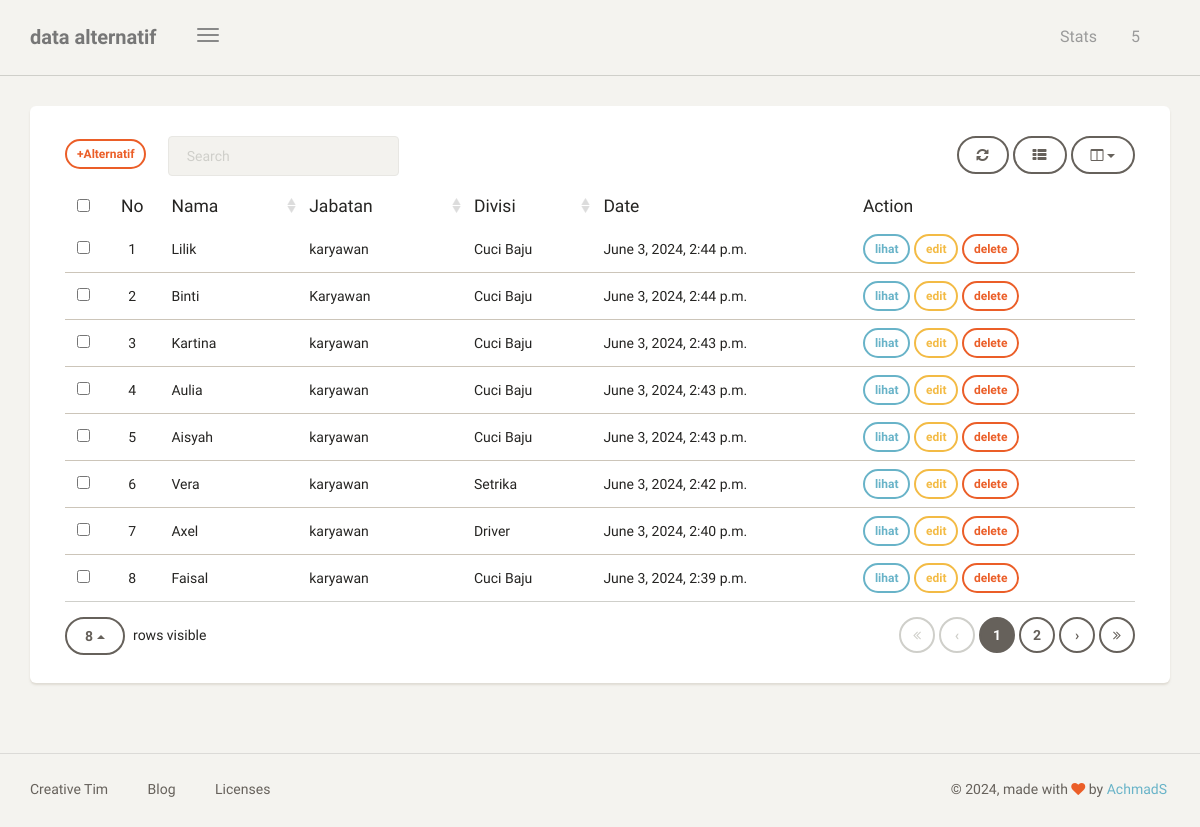
The page /dashboard/alternatif/ (signed in) on the database its author committed.
### blog/models.py (models this page shows, shortened)
class Alternatif(models.Model):
    nama = models.CharField(max_length=100, blank=True, null=True)
    jabatan = models.CharField(max_length=100)
    body = models.TextField()
    divisi = models.ForeignKey(Divisi, on_delete=models.CASCADE)
    date = models.DateTimeField(auto_now_add=True)
    class Meta:
        ordering = ['-date']
        verbose_name_plural = "Alternatif"

class Divisi(models.Model):
    nama = models.CharField(max_length=20)
    def __str__(self):
        return self.nama
    class Meta:
        verbose_name_plural = 'Divisi'

### blog/views.py (the view)
# urls.py: path('alternatif/',alternatif, name='data_alternatif'),
@login_required
def alternatif(request):
    template_name = "dashboard/data_alternatif.html"
    alternatif = Alternatif.objects.all()
    context ={
        'title':'data alternatif',
        'alternatif':alternatif,
    }
    return render(request ,template_name, context)

### templates/dashboard/data_alternatif.html (shortened to what this page needs)
{% extends 'dashboard/base.html' %}
{% block content %}
 <div class="content">
	            <div class="container-fluid">
	                <div class="row">
	                    <div class="col-md-12">
	                        <div class="card">
	                            <div class="card-content">
	                                <div class="toolbar">
										<a class="btn btn-sm btn-danger" href="{% url 'tambah_alternatif' %}">+Alternatif</a> &ensp; &ensp;
	                                </div>
	                                <table id="bootstrap-table" class="table">
	                                    <thead>
	                                        <th data-field="id" class="text-center">No</th>
	                                    	<th data-field="name" data-sortable="true">Nama</th>
	                                    	<th data-field="salary" data-sortable="true">Jabatan</th>
	                                    	<th data-field="country" data-sortable="true">Divisi</th>
	                                    	<th data-field="city">Date</th>
	                                    	<th>Action</th>
	                                    </thead>
	                                    <tbody>
											{% for a in alternatif %}
											<tr>
												<td>{{forloop.counter}}</td>
												<td>{{a.nama}}</td>
												<td>{{a.jabatan}}</td>
												<td>{{a.divisi}}</td>
												<td>{{a.date}}</td>
												<td>
													<a class="btn btn-sm btn-info" href="{% url 'lihat_alternatif' a.id %}">lihat</a>
													<a class="btn btn-sm btn-warning" href="{% url 'edit_alternatif' a.id %}">edit</a>
													<a onclick="return confirm('delete alternatif?');" class="btn btn-sm btn-danger "href="{% url 'delete_alternatif' a.id %}">delete</a>
												</td>
										</tr>
										{% endfor %}
	                                    </tbody>
	                                </table>
	                            </div>
	                        </div>
	                    </div>
	                </div>
	            </div>
	        </div>
{% endblock content%}

### templates/dashboard/base.html (shortened to what this page needs)
{% load static %}
<!doctype html>
<html lang="en">
<head>
    <link href="{% static 'dash/css/bootstrap.min.css' %}" rel="stylesheet" />
    <link href="{% static 'dash/css/paper-dashboard.css' %}" rel="stylesheet"/>
    <link href="{% static 'dash/css/demo.css' %}" rel="stylesheet" />
    <link href="https://maxcdn.bootstrapcdn.com/font-awesome/latest/css/font-awesome.min.css" rel="stylesheet">
    <link href="{% static 'dash/css/themify-icons.css" rel="stylesheet' %}">
</head>
<body>
	<div class="wrapper">
	    <div class="main-panel">
			<nav class="navbar navbar-default">
	            <div class="container-fluid">
	                <div class="navbar-header">
	                    <button type="button" class="navbar-toggle">
	                        <span class="icon-bar bar1"></span>
	                        <span class="icon-bar bar2"></span>
	                        <span class="icon-bar bar3"></span>
	                    </button>
	                    <a class="navbar-brand" href="#datatable">{{title}}</a>
	                </div>
	                <div class="collapse navbar-collapse">
	                    <ul class="nav navbar-nav navbar-right">
	                        <li>
	                            <a href="#stats" class="dropdown-toggle btn-magnify" data-toggle="dropdown">
									<p>Stats</p>
	                            </a>
	                        </li>
	                        <li class="dropdown">
	                            <a href="#notigfications" class="dropdown-toggle" data-toggle="dropdown">
	                                <span class="notification">5</span>
	                            </a>
	                        </li>
							<li>
	                            <a href="#settings" class="btn-rotate">
	                            </a>
	                        </li>
	                    </ul>
	                </div>
	            </div>
	        </nav>
	       {% block content %}
		   {% endblock content %}
	        <footer class="footer">
	            <div class="container-fluid">
	                <nav class="pull-left">
	                    <ul>
	                        <li>
	                            <a href="https://www.creative-tim.com">
	                                Creative Tim
	                            </a>
	                        </li>
	                        <li>
	                            <a href="https://blog.creative-tim.com">
	                               Blog
	                            </a>
	                        </li>
	                        <li>
	                            <a href="https://www.creative-tim.com/license">
	                                Licenses
	                            </a>
	                        </li>
	                    </ul>
	                </nav>
					<div class="copyright pull-right">
	                    &copy; <script>document.write(new Date().getFullYear())</script>, made with <i class="fa fa-heart heart"></i> by <a href="https://www.creative-tim.com">AchmadS</a>
	                </div>
	            </div>
	        </footer>
	    </div>
	</div>
</body>
</html>

### templates/dashboard/menu.html (shortened to what this page needs)
{% load static %}

### rows shown on the page
Alternatif: nama "Lilik", jabatan "karyawan", divisi "Cuci Baju", date "June 3, 2024, 2:44 p.m."
Alternatif: nama "Binti", jabatan "Karyawan", divisi "Cuci Baju", date "June 3, 2024, 2:44 p.m."
Alternatif: nama "Kartina", jabatan "karyawan", divisi "Cuci Baju", date "June 3, 2024, 2:43 p.m."
Alternatif: nama "Aulia", jabatan "karyawan", divisi "Cuci Baju", date "June 3, 2024, 2:43 p.m."
Alternatif: nama "Aisyah", jabatan "karyawan", divisi "Cuci Baju", date "June 3, 2024, 2:43 p.m."
Alternatif: nama "Vera", jabatan "karyawan", divisi "Setrika", date "June 3, 2024, 2:42 p.m."
Alternatif: nama "Axel", jabatan "karyawan", divisi "Driver", date "June 3, 2024, 2:40 p.m."
Alternatif: nama "Faisal", jabatan "karyawan", divisi "Cuci Baju", date "June 3, 2024, 2:39 p.m."

### other values the page prints
{{ title }} "data alternatif"
